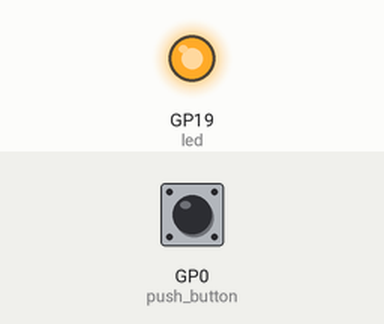
Simulated run of this program. Board: Raspberry Pi Pico running MicroPython. Shown: output pins drawn as LEDs (lit = HIGH). The test bench sets the inputs (shaded band); at power-on: GP0 (push_button) HIGH.

Above: at 1.2 s.
1.3 s: GP0 (push_button) pulled LOW for 0.25 s
At 1.49 s:
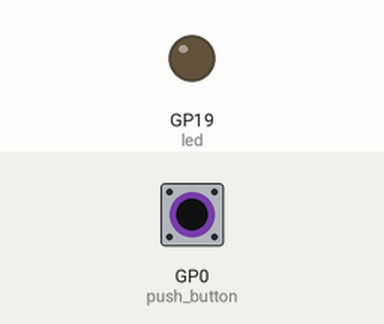
3.0 s: GP0 (push_button) pulled LOW for 3.2 s
At 7.6 s:
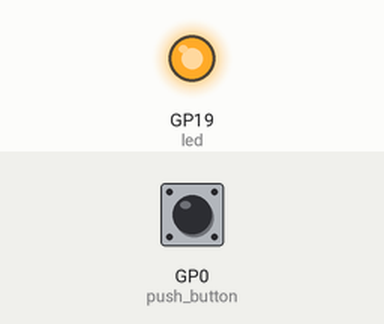
Timing chart, 0 to 9.1 s (numbered marks = the images above; inputs shaded):
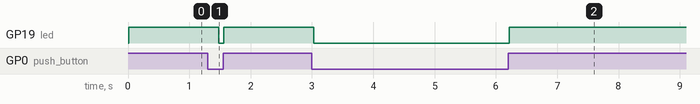

Measured:
- after the input at 1.3 s, GP19 (led): HIGH → LOW after 0.18 s, → HIGH 0.08 s later
- after the input at 3.0 s, GP19 (led): HIGH → LOW at once, → HIGH 3.2 s later

The program:

ledtest.py
```python
from machine import Pin
from time import sleep
push_button = Pin(0, Pin.IN, Pin.PULL_UP)

led = Pin(19, Pin.OUT)    # 14 number in is Output


while True:
    logic_state = push_button.value()
    #print ("the logic state value is:", logic_state)
    sleep(0.01)
    if logic_state == True:     # if push_button pressed
        led.value(1)             # led will turn ON
        #print("Pressed")
        sleep(0.2)
    else:                       # if push_button not pressed
        led.value(0)             # led will turn OFF
```
